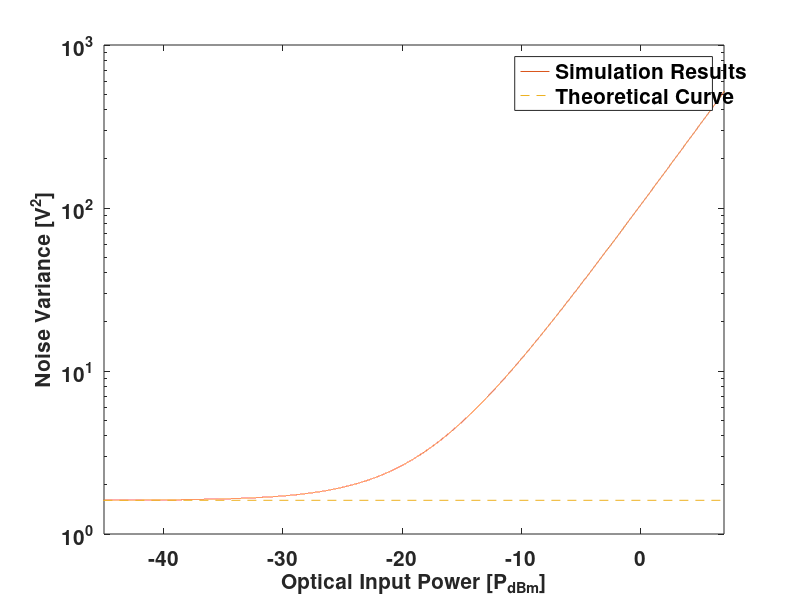

Write the MATLAB code that produced this figure.
clear all
close all
clc

color=[0 0.4470 0.7410;0.8500 0.3250 0.0980;0.9290 0.6940 0.1250;...
    0.4940 0.1840 0.5560;0.4660 0.6740 0.1880;0.3010 0.7450 0.9330;...
    0.6350 0.0780 0.1840];

ls=dir('*.sgn');

Power=zeros(1,length(ls));
Var=zeros(1,length(ls));

for i=1:length(ls)
    data=readSignal(ls(i).name);
    clc
    Power(i)=str2num(ls(i).name(1:length(ls(i).name)-4));
    Var(i)=var(data);
end

Power=-Power;


h=6.6260e-34;
c=299790000;
PdBm=-60:.001:10;
rho=1;
g=1e6;
B=16/20e-12;
wvl=1550e-9;

VarT=1.6096261407+rho^2*g^2*B*h*c/wvl*10.^(PdBm/10)/1000;

n=10.^(PdBm/10)*20e-12*wvl/(h*c)/1000;
N=10.^(Power/10)*20e-12*wvl/(h*c)/1000;

p2=1.6096261407;

%n=1:1e6;
%y=p2+p1*n;

figure
semilogy(Power,Var,'.','MarkerSize',20,'Color',color(1,:))
hold on
semilogy(PdBm,VarT,'Color',color(2,:))
semilogy([min(PdBm) max(PdBm)],[p2 p2],'--','Color',color(3,:))

xlabel('Optical Input Power [P_{dBm}]')
ylabel('Noise Variance [V^2]')
legend('Simulation Results','Theoretical Curve','Thermal Noise Level')


axis([-45 7 1 1e3])

set(gca,'FontSize',15,'fontWeight','bold')
set(findall(gcf,'type','text'),'FontSize',15,'fontWeight','bold')